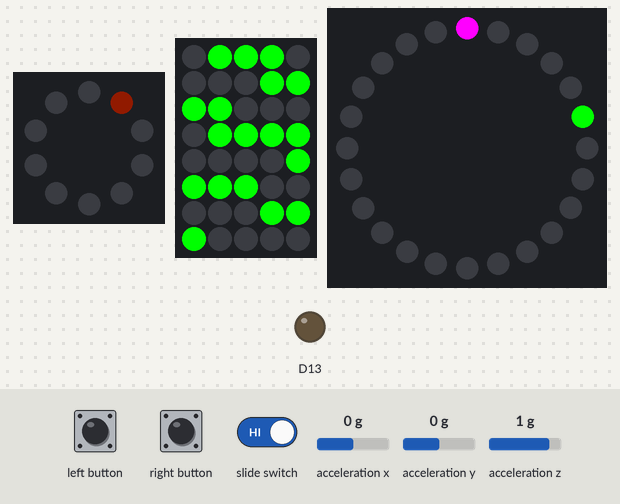
Recording of a sketch running on a simulated Adafruit Circuit Playground Express. On the bench: 10 RGB LEDs in a ring, first at the top, clockwise, 5×8 RGB LED matrix (first LED top left, wired row by row), 24 RGB LEDs in a ring, first at the top, clockwise, output pins drawn as LEDs (lit = HIGH). Inputs (shaded band) come from the test bench; at power-on: acceleration x 0 g, acceleration z 1 g, acceleration y 0 g. Dim RGB values are drawn brighter than linear; what the sketch prints to the serial monitor is not drawn.

Above: at 1.2 s.
1.3 s: acceleration x set to -1.4 g
At 1.67 s:
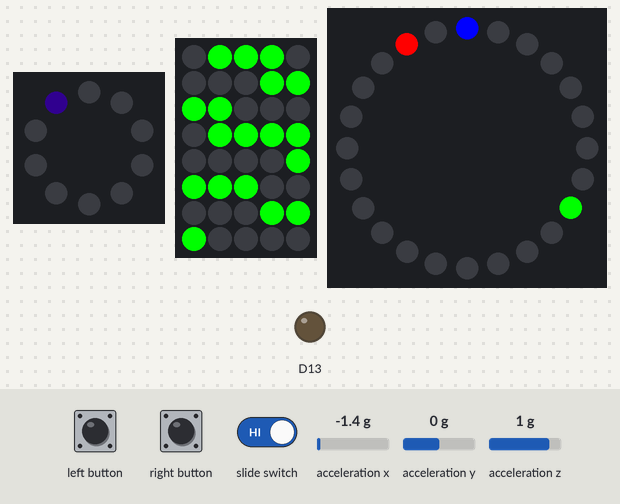
3.9 s: right button pressed for 0.15 s
At 4.09 s:
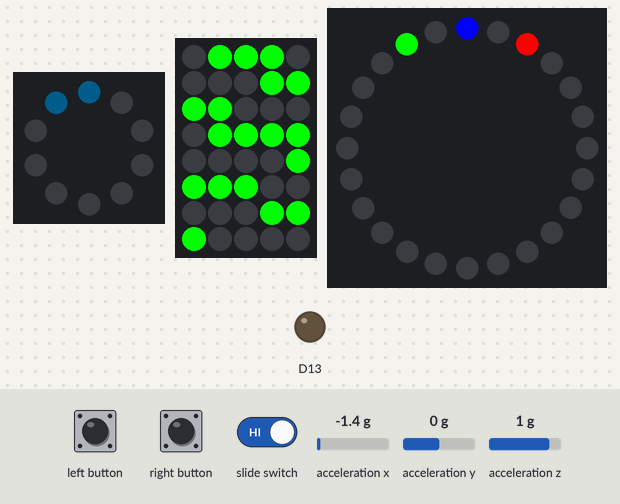
4.6 s: acceleration z set to -0.1 g
At 4.99 s:
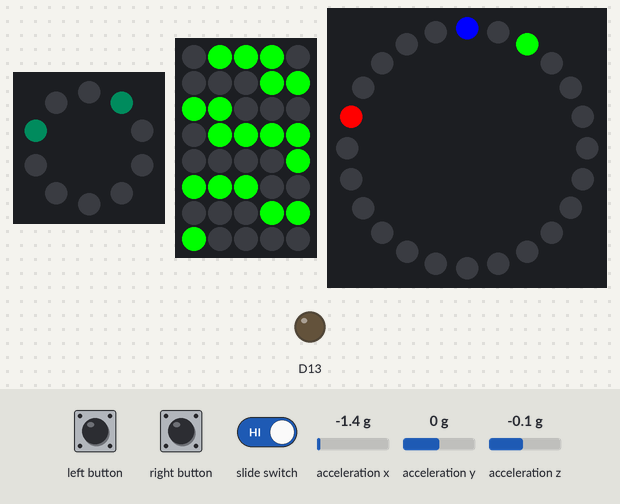
7.6 s: acceleration y set to 0.6 g
At 8.31 s:
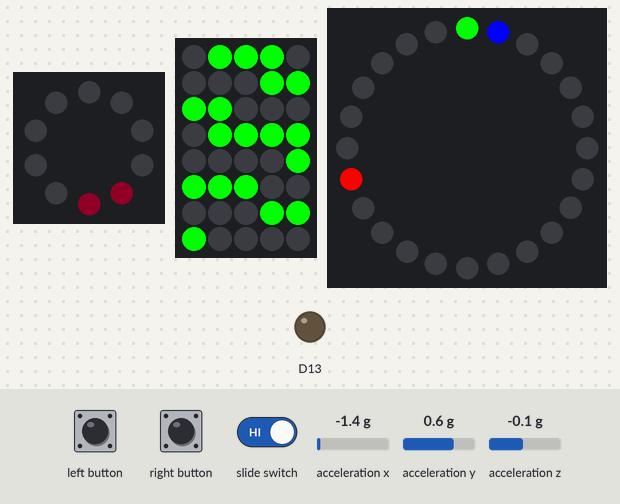
10.6 s: slide switch set LOW
At 10.6 s:
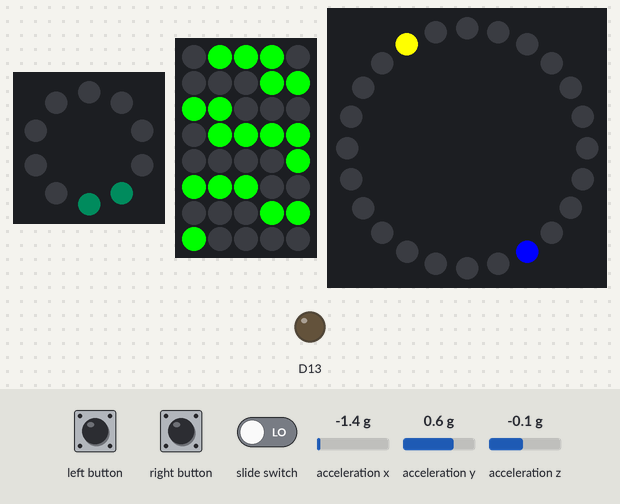
12.1 s: slide switch set HIGH
At 12.55 s:
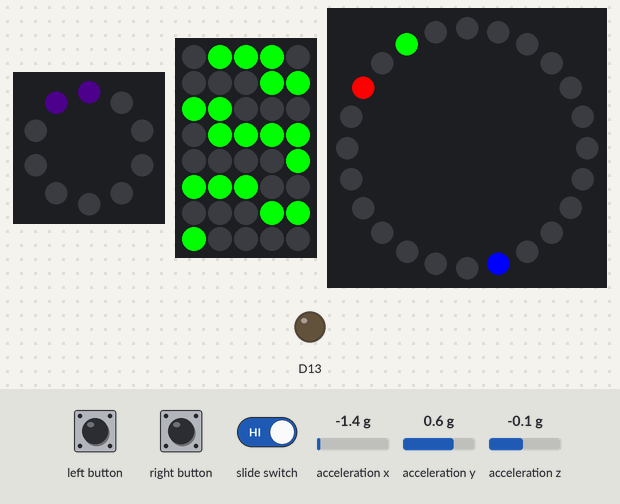

The sketch:

sketch_project.ino
```cpp
/*
 * Program Name:
 *  CS 207 (Lec 001) - Project
 *  Cyborg Headpiece (cs207-2017-project)
 *
 * Description:
 *  A cyborg headpiece, by my definition, will be a piece of
 *   wearable technology, affixed to the head of the wearer,
 *   but made to look as though it is integrated into the
 *   flesh of the wearer.
 *
 *   This sketch will take inputs from an accelerometer and
 *    a microphone, and then react to the inputs by driving
 *    a NeoPixel Ring and NeoPixel Matrix respectively.
 *
 *
 * Legend:
 *  (cp)  - Adafruit Circuit Playground - Developer Edition
 *  (nps) - Adafruit NeoPixel Shield for Arduino - 40 RGB LED Pixel Matrix
 *  (npr) - Adafruit NeoPixel Ring - 24 x 5050 RGB LED
 *
 * Setup:
 *  Connect Ext on (nps) to GND on (cp)
 *  Connect 5V on (nps) to VBATT on (cp)
 *  Connect Din on (nps) to #6 on (cp)
 *
 *  Connect GND on (npr) to GND on (cp)
 *  Connect PWR +5V on (npr) to VBATT on (cp)
 *  Connect Data Input on (npr) to #3 on (cp)
 *
 *
 * Date:
 *  2017-04-05
 *
 * Name:
 *  Richard Yeomans
 *
 */

// Include Adafruit libraries for operation of Circuit Playground
#include <Adafruit_CircuitPlayground.h>
#include <Wire.h>
#include <SPI.h>
#include <Adafruit_NeoPixel.h>

// Serial Communication details
const int baud = 9600;

// Which pins are connected to what
const int pinShield = 6;
const int pinRing = 3;

// Stored time counts
unsigned long previousMillisCPNeoPixel;
unsigned long previousMillisShield;
unsigned long previousMillisRing;

// Motion delay thresholds
int holdCPNeoPixel;
int holdShield;
int holdRing;

// The NeoPixel on the Circuit Playground details
const int cpNeoPixelCount = 10;
int cpNeoPixel;
int cpNeoPixelColor;

// Adafruit NeoPixel Shield for Arduino - 40 RGB LED Pixel Matrix details
const int shieldRows = 8;
const int shieldCols = 5;
int shieldTotal = shieldRows * shieldCols;
Adafruit_NeoPixel shield = Adafruit_NeoPixel(shieldTotal, pinShield, NEO_GRB + NEO_KHZ800);
int shieldY;  // corresponds with rows
int shieldX;  // corresponds with cols

// Adafruit NeoPixel Ring - 24 x 5050 RGB LED details
const int ringTotal = 24;
Adafruit_NeoPixel ring = Adafruit_NeoPixel(ringTotal, pinRing, NEO_GRB + NEO_KHZ800);
int ringX;

// Mode details
boolean mode1State;
boolean mode2State;

// Mode details - Dot
int dotDirection;
boolean dotDouble;

// Sound mechanism details
const int soundSensorThresh = 339;
const int soundSensorRange = 125;
int soundSensorMax = soundSensorThresh + (soundSensorRange / 2);
int soundSensorMin = soundSensorThresh - (soundSensorRange / 2);

// Sound mechanism details - Bars
const int soundBarNeoPixelCols = shieldCols;
float soundBarNeoPixelColRatio[] = { 0.45, 0.85, 1.0, 0.85, 0.45 };
const int soundBarNeoPixelCount = shieldRows;
int soundBarNeoPixelMin = 0;
int soundBarNeoPixelMax = soundBarNeoPixelCount - 1;
float soundBarNeoPixelMid = soundBarNeoPixelMax / 2.0;

// sound bar active is used as follows:
//   0 - inactive
//   1 - active, bar goes up
//  -1 - active, bar goes down
int soundBarActive;
float soundBarRaw;
boolean soundBarPeakLoActive;
float soundBarPeakLo;
boolean soundBarPeakHiActive;
float soundBarPeakHi;
const int soundBarDropRate = 1;

// Accelerometer mechanism details
const float accelThresh = 0.5;
const float accelSensitivity = 0.03;
float accelX;  // + is force in direction towards power connector; - is force in direction towards microUSB connector
float accelY;  // + is force in direction towards pin #6 & #9; - is force in direction towards pin #0 & #2
float accelZ;  // + is force in direction below playground; - is force in direction above playground

// Accelerometer mechanism details - Dots
const int accelDotXColor = 0;
float accelDotX;
const int accelDotYColor = 85;
float accelDotY;
const int accelDotZColor = 171;
float accelDotZ;

// If this is true, debug mode is on
boolean stateDebug = false;


void setup() {
  // run once at beginning

  // prepare serial output
  Serial.begin(baud);
  Serial.println("Begin program");

  // initialize Circuit Playground
  CircuitPlayground.begin();

  // initialize NeoPixel Shield
  shield.begin();
  shield.show();  // Initialize all pixels to 'off'

  // initialize NeoPixel Ring
  ring.begin();
  ring.show();  // Initialize all pixels to 'off'

  // setting initial values for variables
  previousMillisShield = 0;
  previousMillisRing = 0;
  previousMillisCPNeoPixel = 0;
  holdShield = 300;
  holdRing = 50;
  holdCPNeoPixel = 75;

  cpNeoPixel = 0;
  cpNeoPixelColor = 0;
  shieldX = 3;
  shieldY = 0;
  ringX = 0;

  mode1State = false;
  mode2State = false;
  dotDirection = 1;
  dotDouble = false;

  soundBarActive = 0;
  soundBarRaw = soundBarNeoPixelMid;
  soundBarPeakLoActive = false;
  soundBarPeakLo = soundBarNeoPixelMid;
  soundBarPeakHiActive = false;
  soundBarPeakHi = soundBarNeoPixelMid;

  accelX = 0;
  accelY = 0;
  accelZ = 0;
  accelDotX = 0;
  accelDotY = 0;
  accelDotZ = 0;
}


void loop() {
  // run repeatedly

  // determine current time count
  unsigned long currentMillis = millis();

  // detect inputs
  boolean stateSwitch = CircuitPlayground.slideSwitch();
  boolean stateButton1 = CircuitPlayground.leftButton();
  boolean stateButton2 = CircuitPlayground.rightButton();
  int stateSoundSensor = CircuitPlayground.soundSensor();
  float stateMotionX = CircuitPlayground.motionX();
  float stateMotionY = CircuitPlayground.motionY();
  float stateMotionZ = CircuitPlayground.motionZ();

  // switch holds state, or releases state
  if (stateSwitch) {
    // check buttons
    if (stateButton1 != mode1State) {
      if (stateButton1) {
        // change direction of playground pattern
        dotDirection *= -1;
      }
    }
    if (stateButton2 != mode2State) {
      if (stateButton2) {
        // toggle double of playground pattern
        if (dotDouble) {
          dotDouble = false;
        } else {
          dotDouble = true;
        }
      }
    }

    // update mode states
    mode1State = stateButton1;
    mode2State = stateButton2;

    // run Circuit Playground NeoPixel reactor
    cpNeoPixelDisplay(currentMillis);

    // run sound reactor
    shieldDisplay(currentMillis, stateSoundSensor);

    // run accelerometer reactor
    ringDisplay(currentMillis, stateMotionX, stateMotionY, stateMotionZ);
  }


/*
  // debuging code for displays
  if (stateDebug) {
    int pixel = 0;

    if (stateSwitch) {
      pixel = 5;
    }

    CircuitPlayground.clearPixels();
    CircuitPlayground.setPixelColor(pixel, CircuitPlayground.colorWheel(0));
  }
*/

  // send message to serial output
  if (stateDebug) {
    // accelerometer details
    Serial.println();
    Serial.print("Switch: ");
    Serial.print(stateSwitch);
    Serial.print("  But 1: ");
    Serial.print(stateButton1);
    Serial.print("  But 2: ");
    Serial.println(stateButton2);

    delay(120);
  }
}


void cpNeoPixelDisplay(unsigned long currentMillis) {
  // update Circuit Playground NeoPixels

  // change NeoPixel to illuminate
  if (currentMillis - previousMillisCPNeoPixel > holdCPNeoPixel) {
    previousMillisCPNeoPixel = currentMillis;

    cpNeoPixel += dotDirection;
    if (cpNeoPixel < 0) {
      cpNeoPixel += cpNeoPixelCount;
    }
    if (cpNeoPixel >= cpNeoPixelCount) {
      cpNeoPixel -= cpNeoPixelCount;
    }
  }

  // change colour of NeoPixel
  cpNeoPixelColor++;
  if (cpNeoPixelColor >= 255) {
    cpNeoPixelColor = 0;
  }

  // update NeoPixels
  CircuitPlayground.clearPixels();
  CircuitPlayground.setPixelColor(cpNeoPixel, CircuitPlayground.colorWheel(cpNeoPixelColor));
  if (dotDouble) {
    CircuitPlayground.setPixelColor(cpNeoPixelCount - cpNeoPixel - 1, CircuitPlayground.colorWheel(cpNeoPixelColor));
  }
}


int shieldPixel(int row, int col) {
  // return the NeoPixel number for the desired row and col
  // remember that row 0 is first row, and col 0 is first col
  int pixel = (col * shieldRows) + row;
  return pixel;
}

void shieldDisplay(unsigned long currentMillis, int valueRaw) {
  // update shield display based on sound sensor value

  // map raw value to sound bar raw value
  soundBarRaw = float(soundBarNeoPixelMax - soundBarNeoPixelMin) / float(soundSensorMax - soundSensorMin) * float(valueRaw - soundSensorMin) + float(soundBarNeoPixelMin);

  // if sound bar raw value is outside range, limit
  soundBarRaw = constrain(soundBarRaw, soundBarNeoPixelMin - (soundBarNeoPixelCount / 2), soundBarNeoPixelMax + (soundBarNeoPixelCount / 2));

  // decide if live bar should show something
  //  0 - no bar
  //  1 - bar above middle
  // -1 - bar below middle
  float soundBarActiveTest = (soundBarRaw - soundBarNeoPixelMid) * 10.0;
  if (abs(soundBarActiveTest) < 10) {
    soundBarActive = 0;
  } else {
    soundBarActive = abs(soundBarActiveTest) / soundBarActiveTest;
  }

  // slowly drop peak bars towards middle
  if (currentMillis - previousMillisShield > holdShield) {
    previousMillisShield = currentMillis;

    soundBarPeakLo += soundBarDropRate;
    if (soundBarPeakLo > soundBarNeoPixelMid) {
      soundBarPeakLo = soundBarNeoPixelMid;
      soundBarPeakLoActive = false;
    }

    soundBarPeakHi -= soundBarDropRate;
    if (soundBarPeakHi < soundBarNeoPixelMid) {
      soundBarPeakHi = soundBarNeoPixelMid;
      soundBarPeakHiActive = false;
    }
  }

  // if live bar is active, update appropriate peak bar, if necessary
  if (soundBarActive != 0) {
    if (soundBarActive > 0) {
      soundBarPeakHi = max(soundBarPeakHi, soundBarRaw);
      soundBarPeakHiActive = true;
    } else {
      soundBarPeakLo = min(soundBarPeakLo, soundBarRaw);
      soundBarPeakLoActive = true;
    }
  }

  // draw bars on shield
  for (int i = 0; i < soundBarNeoPixelCols; i++) {
    float ratio = soundBarNeoPixelColRatio[i];
    float ratioPeakLo = (soundBarPeakLo - soundBarNeoPixelMid) * ratio + soundBarNeoPixelMid;
    float ratioPeakHi = (soundBarPeakHi - soundBarNeoPixelMid) * ratio + soundBarNeoPixelMid;
    float ratioRaw = (soundBarRaw - soundBarNeoPixelMid) * ratio + soundBarNeoPixelMid;

    for (int j = 0; j < soundBarNeoPixelCount; j++) {
      // set default colour to black
      int pickColor = 0;

      // if within peak bar ranges, change to peak colour
      if (soundBarPeakLoActive) {
        if ((j >= ratioPeakLo) && (j < soundBarNeoPixelMid)) {
          pickColor = 1;
        }
      }
      if (soundBarPeakHiActive) {
        if ((j <= ratioPeakHi) && (j > soundBarNeoPixelMid)) {
          pickColor = 1;
        }
      }

      // if within live bar range, change to live colour
      if (soundBarActive != 0) {
        if (soundBarActive > 0) {
          if ((j <= ratioRaw) && (j > soundBarNeoPixelMid)) {
            pickColor = 2;
          }
        } else {
          if ((j >= ratioRaw) && (j < soundBarNeoPixelMid)) {
            pickColor = 2;
          }
        }
      }

      int soundBarNeoPixelColorR;
      int soundBarNeoPixelColorG;
      int soundBarNeoPixelColorB;
      switch (pickColor) {
        case 1:  // red
          soundBarNeoPixelColorR = 63;
          soundBarNeoPixelColorG = 0;
          soundBarNeoPixelColorB = 0;
          break;
        case 2:  // green
          soundBarNeoPixelColorR = 0;
          soundBarNeoPixelColorG = 255;
          soundBarNeoPixelColorB = 0;
          break;
        default:  // black
          soundBarNeoPixelColorR = 0;
          soundBarNeoPixelColorG = 0;
          soundBarNeoPixelColorB = 0;
          break;
      }

      // update NeoPixel colour (does not update shield immediately)
      int pixel = shieldPixel(j, i);
      shield.setPixelColor(pixel, soundBarNeoPixelColorR, soundBarNeoPixelColorG, soundBarNeoPixelColorB);
    }
  }

  // update shield
  shield.show();
}


void ringDisplay(unsigned long currentMillis, float valueX, float valueY, float valueZ) {
  // update ring display based on accelerometer values

  // slow down the movements
  if (currentMillis - previousMillisRing > holdRing) {
    previousMillisRing = currentMillis;

    // turn off dots
    ring.setPixelColor(accelX, 0, 0, 0);
    ring.setPixelColor(accelY, 0, 0, 0);
    ring.setPixelColor(accelZ, 0, 0, 0);

    // accelerometer values are greater than threshold, move dot
    if (abs(valueX) > accelThresh) {
      accelX += valueX * accelSensitivity;

      if (accelX < 0) {
        accelX += ringTotal;
      }
      if (accelX > ringTotal) {
        accelX -= ringTotal;
      }
    }
    if (abs(valueY) > accelThresh) {
      accelY += valueY * accelSensitivity;

      if (accelY < 0) {
        accelY += ringTotal;
      }
      if (accelY > ringTotal) {
        accelY -= ringTotal;
      }
    }
    if (abs(valueZ) > accelThresh) {
      accelZ += valueZ * accelSensitivity;

      if (accelZ < 0) {
        accelZ += ringTotal;
      }
      if (accelZ > ringTotal) {
        accelZ -= ringTotal;
      }
    }
  }

  // find integers from tracked values
  int dotX = accelX;
  int dotY = accelY;
  int dotZ = accelZ;

  // in case of overlapping, add colours together
  if (dotX == dotY) {
    if (dotX == dotZ) {
      ring.setPixelColor(dotX, 255, 255, 255);
    } else {
      ring.setPixelColor(dotX, 255, 0, 255);
      ring.setPixelColor(dotZ, 0, 255, 0);
    }
  } else {
    if (dotX == dotZ) {
      ring.setPixelColor(dotX, 255, 255, 0);
      ring.setPixelColor(dotY, 0, 0, 255);
    } else {
      if (dotY == dotZ) {
        ring.setPixelColor(dotX, 255, 0, 0);
        ring.setPixelColor(dotY, 0, 255, 255);
      } else {
        ring.setPixelColor(dotX, 255, 0, 0);
        ring.setPixelColor(dotY, 0, 0, 255);
        ring.setPixelColor(dotZ, 0, 255, 0);
      }
    }
  }

  // update ring
  ring.show();
}
```

Measured:
- after the input at 1.3 s, the LEDs: change after 0.22 s (image 1)
- after the input at 7.6 s, the LEDs: first differ from a run without the input after 0.56 s (image 4)
- after the input at 10.6 s, every drawn part: stays the same
- after the input at 12.1 s, the LEDs: first change at once (image 6 shows a later state)
